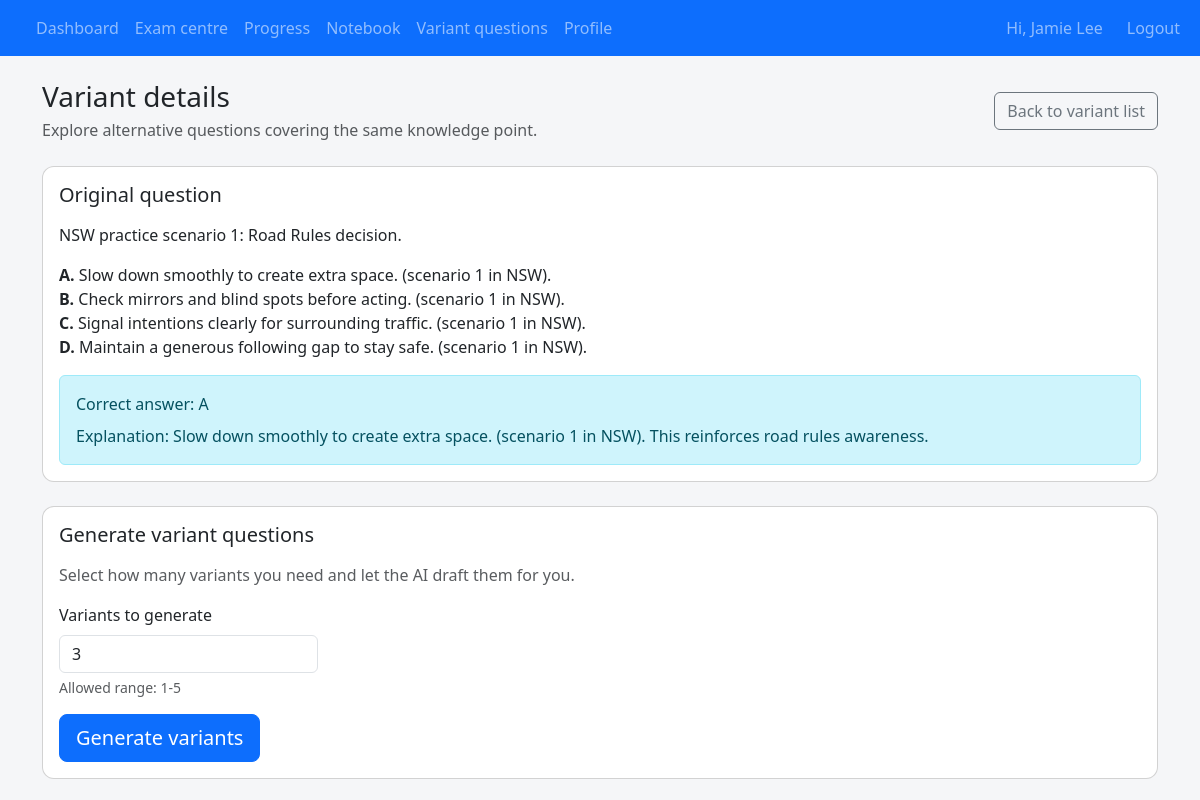
The app's page /student/variant?question=1 (signed in), older data.
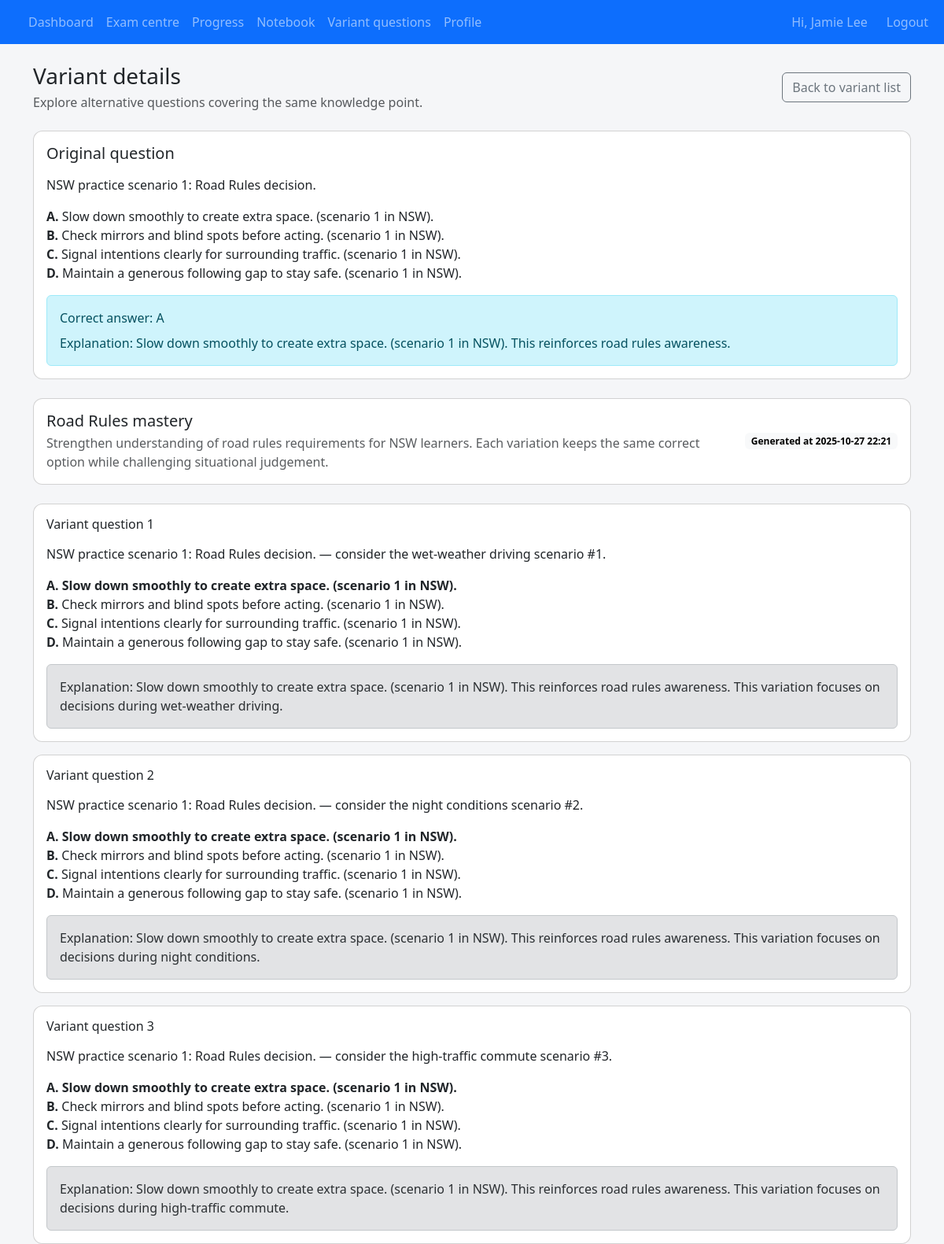
The same page, newer data.
### app/models.py (models this page shows, shortened)
class Student(UserMixin, db.Model):
    __tablename__ = "students"
    id = db.Column(db.Integer, primary_key=True)
    name = db.Column(db.String(120), nullable=False)
    email = db.Column(db.String(120), unique=True)
    mobile_number = db.Column(db.String(20), unique=True, nullable=False)
    password_hash = db.Column(db.String(255), nullable=False)
    state = db.Column(db.String(10), nullable=False)
    preferred_language = db.Column(db.String(20), nullable=False, default="ENGLISH")
    target_exam_date = db.Column(Date)
    avatar_url = db.Column(db.String(500))
    notification_push_enabled = db.Column(Boolean, nullable=False, default=True)
    notification_email_enabled = db.Column(Boolean, nullable=False, default=True)
    profile_version = db.Column(db.Integer, nullable=False, default=1)
    profile_updated_at = db.Column(
        db.DateTime, default=datetime.utcnow, onupdate=datetime.utcnow, nullable=False
    )
    last_login_at = db.Column(db.DateTime)
    assigned_coach_id = db.Column(db.Integer, db.ForeignKey("coaches.id"))
    coach = db.relationship("Coach", back_populates="students")
    mock_exam_summaries = db.relationship(
        "MockExamSummary", back_populates="student", cascade="all, delete-orphan"
    )
    bookings = db.relationship("Appointment", back_populates="student")
    exam_sessions = db.relationship(
        "StudentExamSession", back_populates="student", cascade="all, delete-orphan"
    )
    question_attempts = db.relationship(
        "QuestionAttempt", back_populates="student", cascade="all, delete-orphan"
    )
    notebook_entries = db.relationship(
        "NotebookEntry", back_populates="student", cascade="all, delete-orphan"
    )
    state_progress = db.relationship(
        "StudentStateProgress", back_populates="student", cascade="all, delete-orphan"
    )
    auth_tokens = db.relationship(
        "StudentAuthToken", back_populates="student", cascade="all, delete-orphan"
    )
    starred_questions = db.relationship(
        "StarredQuestion", back_populates="student", cascade="all, delete-orphan"
    )
    login_windows = db.relationship(
        "StudentLoginRateLimit", back_populates="student", cascade="all, delete-orphan"
    )
    variant_groups = db.relationship(
        "VariantQuestionGroup", back_populates="student", cascade="all, delete-orphan"
    )
    variant_questions = db.relationship(
        "VariantQuestion", back_populates="student", cascade="all, delete-orphan"
    )
    @property
    def is_student(self) -> bool:
        return True

class Question(db.Model):
    __tablename__ = "questions"
    id = db.Column(db.Integer, primary_key=True)
    qid = db.Column(db.String(50), nullable=False)
    prompt = db.Column(db.Text, nullable=False)
    language = db.Column(db.String(20), nullable=False, default="ENGLISH")
    state_scope = db.Column(db.String(10), nullable=False, default="ALL")
    topic = db.Column(db.String(120), nullable=False, default="general")
    option_a = db.Column(db.String(255), nullable=False, default="Option A")
    option_b = db.Column(db.String(255), nullable=False, default="Option B")
    option_c = db.Column(db.String(255), nullable=False, default="Option C")
    option_d = db.Column(db.String(255), nullable=False, default="Option D")
    correct_option = db.Column(db.String(1), nullable=False, default="A")
    explanation = db.Column(db.Text, nullable=False, default="")
    image_url = db.Column(db.String(500))
    __table_args__ = (
        UniqueConstraint(
            "qid", "state_scope", "language", name="uq_question_qid_state_language"
        ),
    )

class VariantQuestionGroup(db.Model):
    __tablename__ = "variant_question_groups"
    id = db.Column(db.Integer, primary_key=True)
    student_id = db.Column(db.Integer, db.ForeignKey("students.id"), nullable=False)
    base_question_id = db.Column(db.Integer, db.ForeignKey("questions.id"), nullable=False)
    knowledge_point_name = db.Column(db.String(255), nullable=False)
    knowledge_point_summary = db.Column(db.Text, nullable=False)
    created_at = db.Column(db.DateTime, default=datetime.utcnow, nullable=False)
    student = db.relationship("Student", back_populates="variant_groups")
    base_question = db.relationship("Question")
    variants = db.relationship(
        "VariantQuestion", back_populates="group", cascade="all, delete-orphan"
    )

class VariantQuestion(db.Model):
    __tablename__ = "variant_questions"
    id = db.Column(db.Integer, primary_key=True)
    group_id = db.Column(
        db.Integer, db.ForeignKey("variant_question_groups.id"), nullable=False
    )
    student_id = db.Column(db.Integer, db.ForeignKey("students.id"), nullable=False)
    prompt = db.Column(db.Text, nullable=False)
    option_a = db.Column(db.String(255), nullable=False)
    option_b = db.Column(db.String(255), nullable=False)
    option_c = db.Column(db.String(255), nullable=False)
    option_d = db.Column(db.String(255), nullable=False)
    correct_option = db.Column(db.String(1), nullable=False)
    explanation = db.Column(db.Text, nullable=False)
    created_at = db.Column(db.DateTime, default=datetime.utcnow, nullable=False)
    group = db.relationship("VariantQuestionGroup", back_populates="variants")
    student = db.relationship("Student", back_populates="variant_questions")

### app/student/routes.py (the view, shortened to what this page needs)
@student_bp.route("/variant", methods=["GET", "POST"])
@login_required
def variant():
    student = _current_student()
    if not student:
        return _redirect_non_students()
    raw_question_id = request.args.get("question")
    raw_group_id = request.args.get("group")
    question_id = None  # Question identifier extracted from the query string
    group_id = None  # Variant group identifier extracted from the query string
    try:
        question_id = int(raw_question_id) if raw_question_id else None
    except (TypeError, ValueError):
        question_id = None
    try:
        group_id = int(raw_group_id) if raw_group_id else None
    except (TypeError, ValueError):
        group_id = None
    if not question_id and not group_id:
        flash(_t("Select a question to generate variants."), "warning")
        return redirect(url_for("student.variant_list"))
    group = None  # VariantQuestionGroup to display on the page
    base_question = None  # Underlying question associated with the group
    generation_mode = False  # Flag indicating whether the page should show the form
    if question_id and not group:
        base_question = db.session.get(Question, question_id)
        if not base_question:
            flash(_t("The requested question does not exist."), "danger")
            return redirect(url_for("student.variant_list"))
        if not _question_accessible(base_question, student):
            flash(_t("This question is not available for your state."), "danger")
            return redirect(url_for("student.variant_list"))
        group = _existing_variant_group(student.id, base_question.id)
        if not group:
            generation_mode = True
    variant_records: list[VariantQuestion] = []  # Variants to display beneath the question
    if group and not generation_mode:
        variant_records = sorted(
            (
                variant
                for variant in group.variants
                if variant.student_id == student.id
            ),
            key=lambda item: item.created_at,
        )  # Ensure variants render chronologically and are scoped to the student
    return render_template(
        "student/variant.html",
        base_question=base_question,
        group=group,
        variants=variant_records,
        generation_mode=generation_mode,
        variant_min_count=VARIANT_MIN_COUNT,
        variant_max_count=VARIANT_MAX_COUNT,
        variant_default_count=VARIANT_DEFAULT_COUNT,
    )

### app/coach/routes.py (called while the page is built, shortened)
@coach_bp.before_app_request
def _restrict_student_portal_access():
    if request.blueprint != "coach":
        return None

### app/i18n.py (called while the page is built)
def normalise_language_code(language: str | None) -> str | None:
    if not language:
        return None
    code = language.strip().upper()
    if code in SUPPORTED_LANGUAGES:
        return code
    return None

def ensure_language_code(language: str | None) -> str:
    normalised = normalise_language_code(language)
    return normalised or DEFAULT_LANGUAGE

def translate_text(text: str, language: str, **format_values: str) -> str:
    catalogue = TRANSLATIONS.get(language, {})
    translated = catalogue.get(text, text)
    if format_values:
        try:
            return translated.format(**format_values)
        except (KeyError, IndexError):
            return translated
    return translated

### app/student/routes.py (called while the page is built)
def _current_student() -> Student | None:
    if not current_user.is_authenticated:
        return None
    student = current_user._get_current_object()
    if isinstance(student, Student):
        return student
    return None

def _existing_variant_group(student_id: int, question_id: int) -> VariantQuestionGroup | None:
    return (
        VariantQuestionGroup.query.filter_by(
            student_id=student_id,
            base_question_id=question_id,
        )
        .order_by(VariantQuestionGroup.created_at.desc())
        .first()
    )

def _question_accessible(question: Question, student: Student) -> bool:
    return question.state_scope in {"ALL", student.state}

### app/templates/student/variant.html (shortened to what this page needs)
{% extends "base.html" %}
{% block content %}
<div class="d-flex flex-column flex-lg-row align-items-lg-center justify-content-between gap-3 mb-4">
  <div>
    <h1 class="h3 mb-1">{{ _('Variant details') }}</h1>
    <p class="text-muted mb-0">{{ _('Explore alternative questions covering the same knowledge point.') }}</p>
  </div>
  <a class="btn btn-outline-secondary" href="{{ url_for('student.variant_list') }}">{{ _('Back to variant list') }}</a>
</div>
{% if not base_question %}
<div class="alert alert-warning" role="alert">{{ _('Unable to locate the base question for this request.') }}</div>
{% else %}
<div class="card mb-4">
  <div class="card-body">
    <h2 class="h5 mb-3">{{ _('Original question') }}</h2>
    <p class="mb-3">{{ base_question.prompt|safe }}</p>
    <ul class="list-unstyled">
      <li><strong>A.</strong> {{ base_question.option_a }}</li>
      <li><strong>B.</strong> {{ base_question.option_b }}</li>
      <li><strong>C.</strong> {{ base_question.option_c }}</li>
      <li><strong>D.</strong> {{ base_question.option_d }}</li>
    </ul>
    <div class="alert alert-info mb-0">
      <div>{{ _('Correct answer') }}: {{ base_question.correct_option }}</div>
      {% if base_question.explanation %}
      <div class="mt-2">{{ _('Explanation') }}: {{ base_question.explanation|safe }}</div>
      {% endif %}
    </div>
  </div>
</div>
{% if generation_mode %}
<div class="card">
  <div class="card-body">
    <h2 class="h5 mb-3">{{ _('Generate variant questions') }}</h2>
    <p class="text-muted">{{ _('Select how many variants you need and let the AI draft them for you.') }}</p>
    <form method="post" class="row g-3">
      <div class="col-sm-4 col-md-3">
        <label for="variant_count" class="form-label">{{ _('Variants to generate') }}</label>
        <input
          type="number"
          id="variant_count"
          name="variant_count"
          class="form-control"
          value="{{ variant_default_count }}"
          min="{{ variant_min_count }}"
          max="{{ variant_max_count }}"
        >
        <div class="form-text">
          {{ _('Allowed range') }}: {{ variant_min_count }}-{{ variant_max_count }}
        </div>
      </div>
      <div class="col-12">
        <button type="submit" class="btn btn-lg btn-primary">{{ _('Generate variants') }}</button>
      </div>
    </form>
  </div>
</div>
{% elif group %}
<div class="card mb-4">
  <div class="card-body">
    <div class="d-flex flex-column flex-md-row align-items-md-center justify-content-between gap-3">
      <div>
        <h2 class="h5 mb-1">{{ group.knowledge_point_name }}</h2>
        <p class="text-muted mb-0">{{ group.knowledge_point_summary }}</p>
      </div>
      <span class="badge text-bg-light">{{ _('Generated at') }} {{ group.created_at.strftime('%Y-%m-%d %H:%M') }}</span>
    </div>
  </div>
</div>
{% if variants %}
<div class="row g-3">
  {% for variant in variants %}
  <div class="col-12">
    <div class="card h-100">
      <div class="card-body">
        <h3 class="h6 mb-3">{{ _('Variant question') }} {{ loop.index }}</h3>
        <p class="mb-3">{{ variant.prompt|safe }}</p>
        <ul class="list-unstyled mb-3">
          <li {% if variant.correct_option == 'A' %}class="fw-semibold"{% endif %}><strong>A.</strong> {{ variant.option_a }}</li>
          <li {% if variant.correct_option == 'B' %}class="fw-semibold"{% endif %}><strong>B.</strong> {{ variant.option_b }}</li>
          <li {% if variant.correct_option == 'C' %}class="fw-semibold"{% endif %}><strong>C.</strong> {{ variant.option_c }}</li>
          <li {% if variant.correct_option == 'D' %}class="fw-semibold"{% endif %}><strong>D.</strong> {{ variant.option_d }}</li>
        </ul>
        {% if variant.explanation %}
        <div class="alert alert-secondary mb-0">{{ _('Explanation') }}: {{ variant.explanation|safe }}</div>
        {% endif %}
      </div>
    </div>
  </div>
  {% endfor %}
</div>
{% else %}
<div class="alert alert-info" role="alert">
  {{ _('This variant set has no questions yet.') }}
</div>
{% endif %}
{% endif %}
{% endif %}
{% endblock %}

### app/templates/base.html (shortened to what this page needs)
<!doctype html>
<html lang="{{ 'zh-Hans' if active_language == 'CHINESE' else 'en' }}">
  <head>
    <link
      href="https://cdn.jsdelivr.net/npm/bootstrap@5.3.2/dist/css/bootstrap.min.css"
      rel="stylesheet"
    >
    <link rel="stylesheet" href="{{ url_for('static', filename='css/app.css') }}">
  </head>
  <body class="{% block body_class %}{% endblock %}">
    {% block navbar %}
    <nav class="navbar navbar-expand-lg navbar-dark bg-primary mb-4">
      <div class="container-fluid">
        {% if current_user.is_authenticated %}
        {% set is_student = current_user.is_student %}
        {% set home_endpoint = 'student.dashboard' if is_student else 'coach.dashboard' %}
        {% else %}
        {% set is_student = False %}
        {% set home_endpoint = 'coach.login' %}
        {% endif %}
        <div class="collapse navbar-collapse" id="navbarNav">
          <ul class="navbar-nav me-auto">
            {% if current_user.is_authenticated %}
              {% if is_student %}
              <li class="nav-item"><a class="nav-link" href="{{ url_for('student.dashboard') }}">{{ _('Dashboard') }}</a></li>
              <li class="nav-item"><a class="nav-link" href="{{ url_for('student.exams') }}">{{ _('Exam centre') }}</a></li>
              <li class="nav-item"><a class="nav-link" href="{{ url_for('student.progress') }}">{{ _('Progress') }}</a></li>
              <li class="nav-item"><a class="nav-link" href="{{ url_for('student.notebook') }}">{{ _('Notebook') }}</a></li>
              <li class="nav-item"><a class="nav-link" href="{{ url_for('student.variant_list') }}">{{ _('Variant questions') }}</a></li>
              <li class="nav-item"><a class="nav-link" href="{{ url_for('student.profile') }}">{{ _('Profile') }}</a></li>
              {% endif %}
            {% endif %}
          </ul>
          <ul class="navbar-nav ms-auto align-items-center gap-3">
            {% if current_user.is_authenticated %}
            <li class="nav-item d-flex align-items-center gap-2">
              <span class="navbar-text">{{ _('Hi') }}, {{ current_user.name }}</span>
            </li>
            <li class="nav-item"><a class="nav-link" href="{{ url_for('coach.logout') }}">{{ _('Logout') }}</a></li>
            {% endif %}
          </ul>
        </div>
      </div>
    </nav>
    {% endblock %}
    <main class="{% block main_class %}container{% endblock %}">
      {% block content %}{% endblock %}
    </main>
  </body>
</html>

### app/static/css/app.css (style rules this page uses)
body { background-color: #f5f6f8; }
.card { border-radius: 0.75rem; }

Row changes from the older to the newer data that the page shows:
added VariantQuestionGroup: knowledge_point_name "Road Rules mastery", knowledge_point_summary "Strengthen understanding of road rules requirements for NSW learners. Each variation keeps the same correct option while challenging situational judgement.", created_at "2025-10-27 22:21"
added VariantQuestion: prompt "NSW practice scenario 1: Road Rules decision. — consider the wet-weather driving scenario #1.", option_a "Slow down smoothly to create extra space. (scenario 1 in NSW).", option_b "Check mirrors and blind spots before acting. (scenario 1 in NSW).", option_c "Signal intentions clearly for surrounding traffic. (scenario 1 in NSW).", option_d "Maintain a generous following gap to stay safe. (scenario 1 in NSW).", explanation "Slow down smoothly to create extra space. (scenario 1 in NSW). This reinforces road rules awareness. This variation focuses on decisions during wet-weather driving."
added VariantQuestion: prompt "NSW practice scenario 1: Road Rules decision. — consider the night conditions scenario #2.", option_a "Slow down smoothly to create extra space. (scenario 1 in NSW).", option_b "Check mirrors and blind spots before acting. (scenario 1 in NSW).", option_c "Signal intentions clearly for surrounding traffic. (scenario 1 in NSW).", option_d "Maintain a generous following gap to stay safe. (scenario 1 in NSW).", explanation "Slow down smoothly to create extra space. (scenario 1 in NSW). This reinforces road rules awareness. This variation focuses on decisions during night conditions."
added VariantQuestion: prompt "NSW practice scenario 1: Road Rules decision. — consider the high-traffic commute scenario #3.", option_a "Slow down smoothly to create extra space. (scenario 1 in NSW).", option_b "Check mirrors and blind spots before acting. (scenario 1 in NSW).", option_c "Signal intentions clearly for surrounding traffic. (scenario 1 in NSW).", option_d "Maintain a generous following gap to stay safe. (scenario 1 in NSW).", explanation "Slow down smoothly to create extra space. (scenario 1 in NSW). This reinforces road rules awareness. This variation focuses on decisions during high-traffic commute."
Text that changed along with them:
form field variant_count: "3" → (not shown)
{{ variant_min_count }}: "1" → (not shown)
{{ variant_max_count }}: "5" → (not shown)
text no longer shown: "Generate variant questions Select how many variants you need and let the AI draft them for you. Variants to generate Allowed range : - Generate variants"
text now shown: "Generated at"
